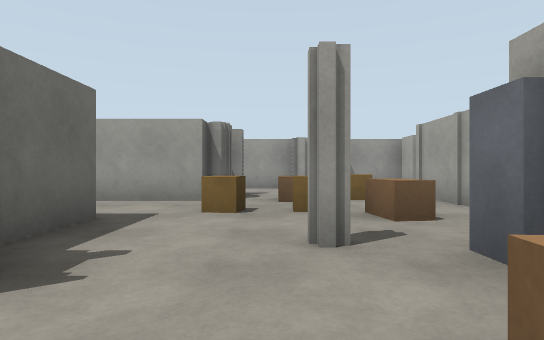
[1] (above)

16 first-person views from a walk through a Webots world. The camera is 0.94 m above the floor, looks level and sees 75° across. The floor is counted in squares, 2 m on a side. Each view is taken from the middle of a square. On the plan, view 1 faces up. The plan holds only what a view shows up to about 9 squares ahead; the rest is blank. The place goes on beyond the plan. The robots in the file are not drawn. Simple shapes and patterns stand in for the simulator's stock objects.

[2]
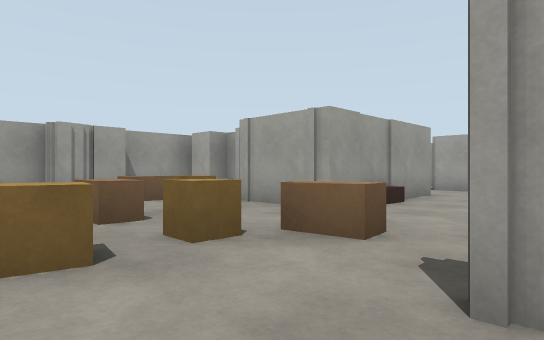

[3]
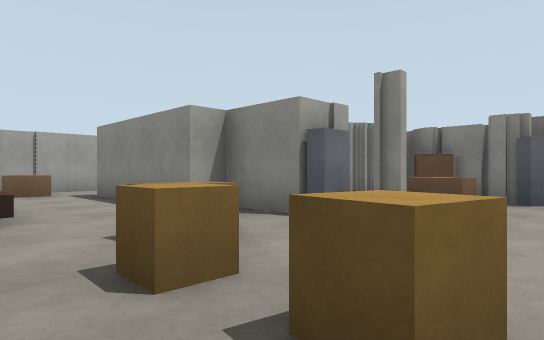

[4]
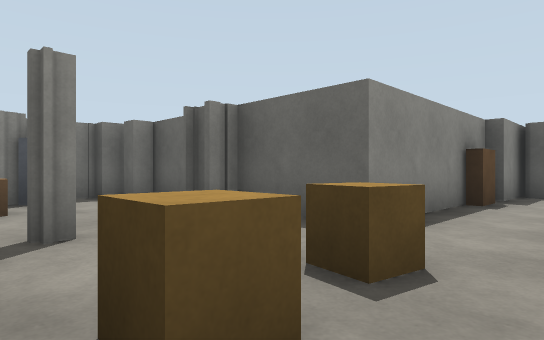

[5]
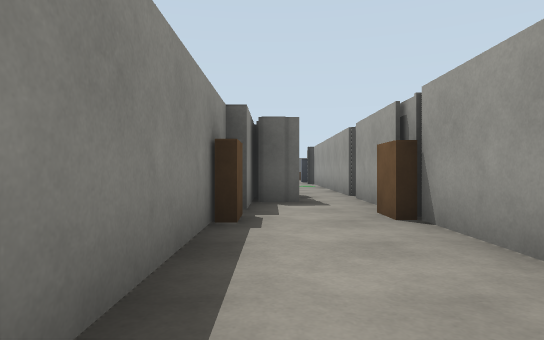

[6]
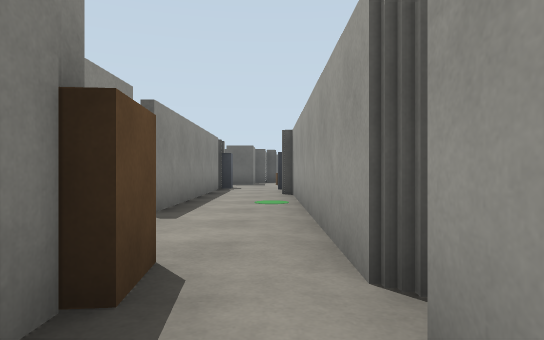

[7]
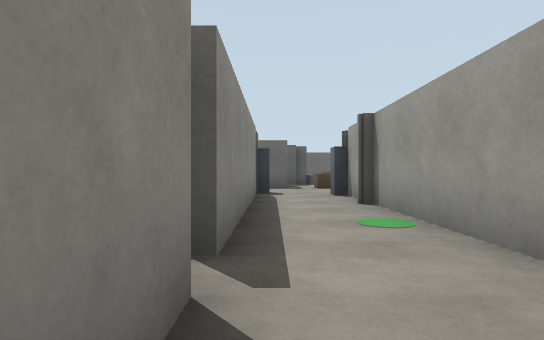

[8]
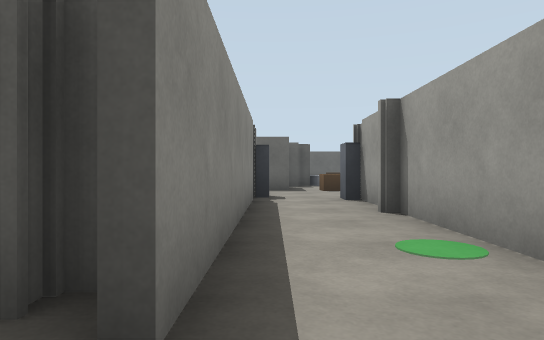

[9]
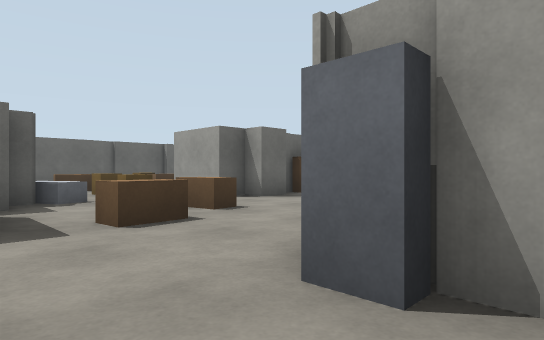

[10]
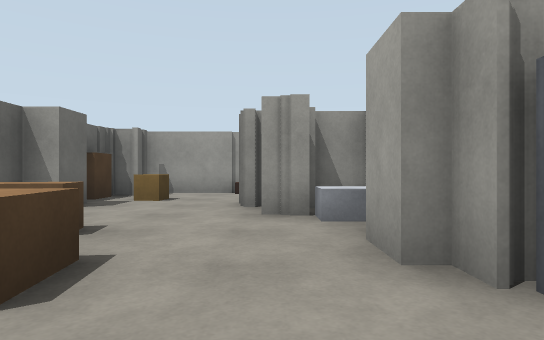

[11]
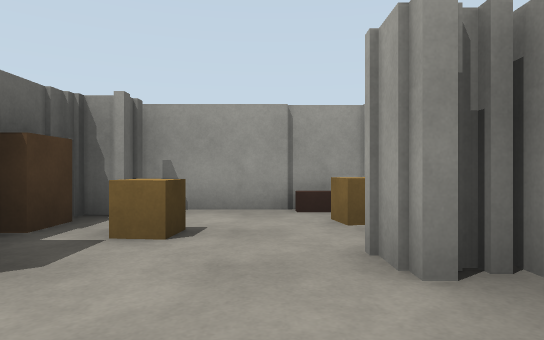

[12]
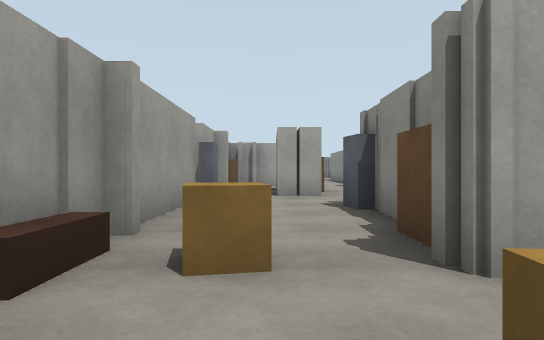

[13]
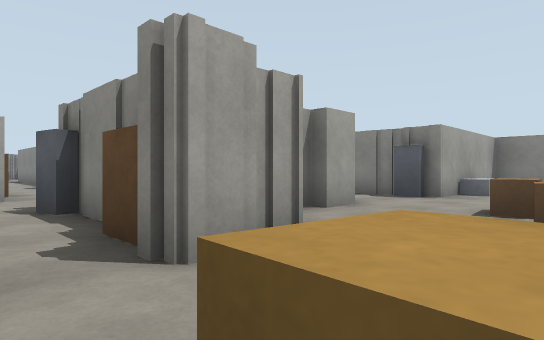

[14]
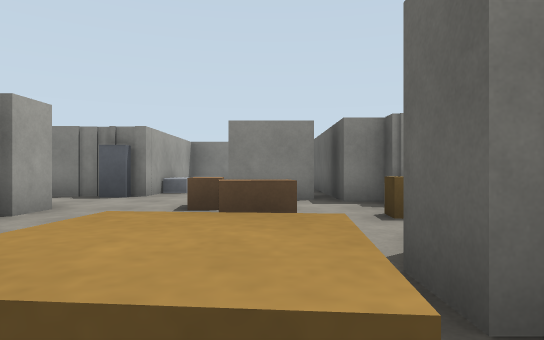

[15]
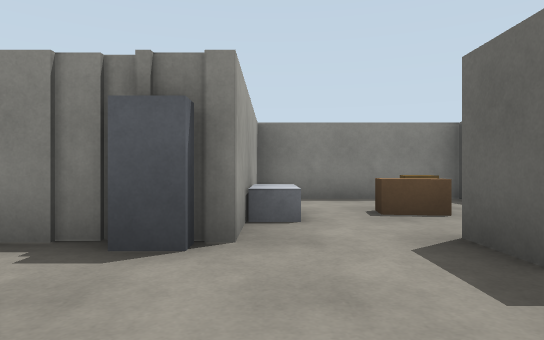

[16]
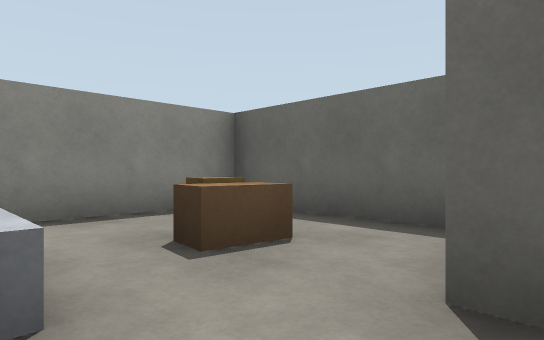

### Floor plan
Key: @ floor where view 1 was taken; # wall or solid block; x gap in a wall; . floor; = window, fence, low wall or low ledge.
Columns run from 21 left of view 1 to 8 right of it. Each row starts with its distance up from view 1.
 12   ####
 11   #..#####
 10   #..x...#
  9   #=.#####           ####
  8 ###..##               #=#
  7 ====..#             ##==#
  6 =====.###############==.#
  5 ####=...................####.#
  4   ###.........#......==....=.#
  3   #...##############.........#
  2   #=.##            #.#.#####.#
  1   #=..#            #...
  0   #####            #.@=#
 -1                    #####

Positions as (right, up) in squares from view 1, and headings:
1: (0, 0), facing up
2: (-1, 2), facing up-right
3: (-1, 5), facing down-right
4: (1, 5), facing down-left
5: (-1, 4), facing left
6: (-6, 5), facing left
7: (-8, 4), facing left
8: (-9, 4), facing left
9: (-14, 4), facing up-left
10: (-16, 4), facing up
11: (-17, 7), facing up
12: (-18, 10), facing right
13: (-18, 10), facing down-right
14: (-18, 10), facing down
15: (-16, 6), facing down
16: (-16, 4), facing down-left
